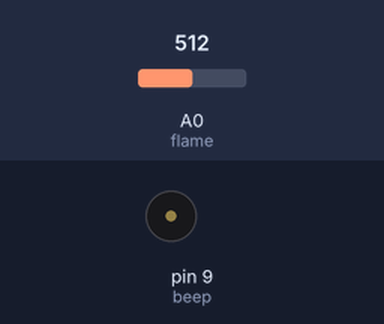
This sketch was run on a simulated Arduino Uno, built with avr-gcc and run on an emulated ATmega328P. Parts: buzzer (waves = sounding, pin HIGH). The test bench sets the inputs (shaded band); at power-on: A0 (flame) = 512. What the sketch prints to the serial monitor is not drawn.

Above: at 1.3 s.
1.4 s: A0 (flame) set to 592
2.9 s: A0 (flame) set to 608
At 3.9 s:
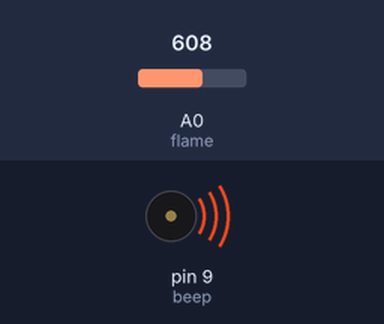
4.5 s: A0 (flame) set to 590
At 5.1 s:
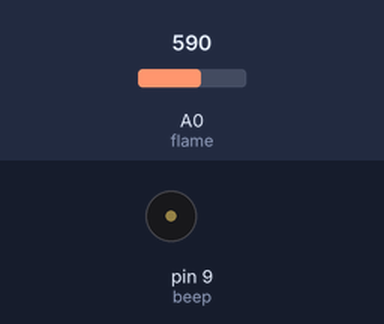
6.0 s: A0 (flame) set to 610
At 7.4 s:
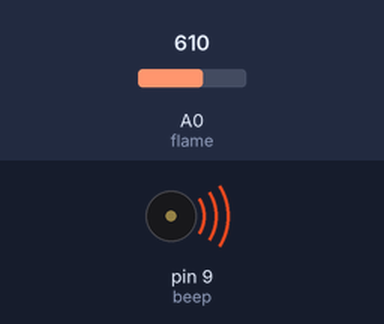
Timing chart, 0 to 8.5 s (numbered marks = the images above; inputs shaded):
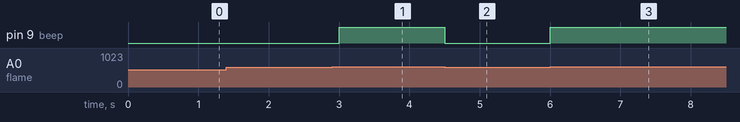

Measured:
- the behaviour switches between 600 and 601 on A0 (flame) (found by bisection; images 0 and 1)
- after the input at 1.4 s, every drawn part: stays the same
- after the input at 2.9 s, pin 9 (beep): LOW → HIGH after 0.10 s
- after the input at 4.5 s, pin 9 (beep): HIGH → LOW at once
- after the input at 6.0 s, pin 9 (beep): LOW → HIGH at once

The sketch:

10_flame_sensor.ino
```cpp
int flame=0;
int beep=9;
int val=0;

void setup() {
pinMode(beep, OUTPUT);
pinMode(flame, INPUT);
Serial.begin(9600);

}

void loop() {
 val=analogRead(flame);
 Serial.print(val);
 if (val>600)
 {
  digitalWrite(beep, HIGH);
 }
 else
  {
  digitalWrite(beep,LOW);
  }
  delay(500);
}
```
